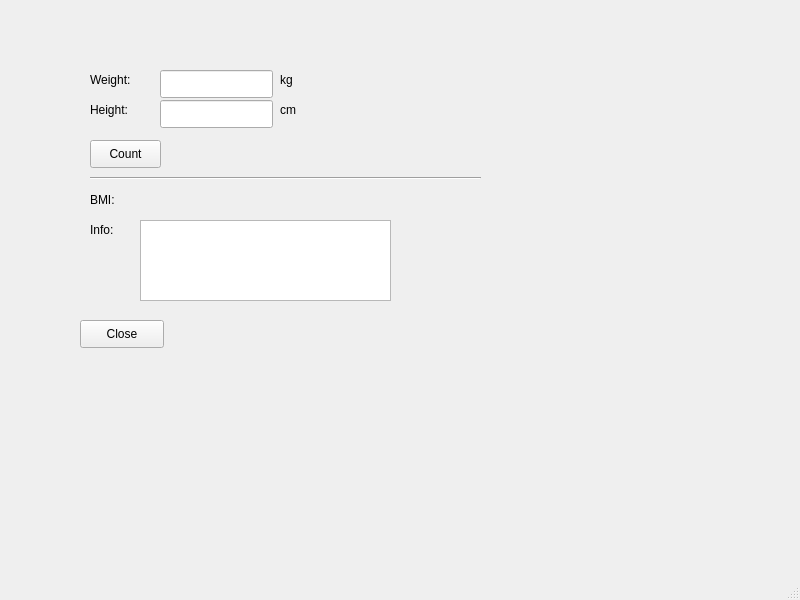
<?xml version="1.0" encoding="UTF-8"?>
<ui version="4.0">
 <class>MainWindow</class>
 <widget class="QMainWindow" name="MainWindow">
  <property name="geometry">
   <rect>
    <x>0</x>
    <y>0</y>
    <width>800</width>
    <height>600</height>
   </rect>
  </property>
  <property name="windowTitle">
   <string>MainWindow</string>
  </property>
  <widget class="QWidget" name="centralwidget">
   <widget class="QLabel" name="label">
    <property name="geometry">
     <rect>
      <x>90</x>
      <y>70</y>
      <width>63</width>
      <height>20</height>
     </rect>
    </property>
    <property name="text">
     <string>Weight:</string>
    </property>
   </widget>
   <widget class="QLabel" name="label_2">
    <property name="geometry">
     <rect>
      <x>90</x>
      <y>100</y>
      <width>63</width>
      <height>20</height>
     </rect>
    </property>
    <property name="text">
     <string>Height:</string>
    </property>
   </widget>
   <widget class="QLabel" name="label_3">
    <property name="geometry">
     <rect>
      <x>90</x>
      <y>190</y>
      <width>63</width>
      <height>20</height>
     </rect>
    </property>
    <property name="text">
     <string>BMI:</string>
    </property>
   </widget>
   <widget class="QLabel" name="label_4">
    <property name="geometry">
     <rect>
      <x>90</x>
      <y>220</y>
      <width>63</width>
      <height>20</height>
     </rect>
    </property>
    <property name="text">
     <string>Info:</string>
    </property>
   </widget>
   <widget class="QLineEdit" name="weightLineEdit">
    <property name="geometry">
     <rect>
      <x>160</x>
      <y>70</y>
      <width>113</width>
      <height>28</height>
     </rect>
    </property>
   </widget>
   <widget class="QLabel" name="label_5">
    <property name="geometry">
     <rect>
      <x>280</x>
      <y>70</y>
      <width>63</width>
      <height>20</height>
     </rect>
    </property>
    <property name="text">
     <string>kg</string>
    </property>
   </widget>
   <widget class="QLineEdit" name="heightLineEdit">
    <property name="geometry">
     <rect>
      <x>160</x>
      <y>100</y>
      <width>113</width>
      <height>28</height>
     </rect>
    </property>
   </widget>
   <widget class="QLabel" name="label_6">
    <property name="geometry">
     <rect>
      <x>280</x>
      <y>100</y>
      <width>63</width>
      <height>20</height>
     </rect>
    </property>
    <property name="text">
     <string>cm</string>
    </property>
   </widget>
   <widget class="Line" name="line">
    <property name="geometry">
     <rect>
      <x>90</x>
      <y>170</y>
      <width>391</width>
      <height>16</height>
     </rect>
    </property>
    <property name="orientation">
     <enum>Qt::Horizontal</enum>
    </property>
   </widget>
   <widget class="QPushButton" name="countButton">
    <property name="geometry">
     <rect>
      <x>90</x>
      <y>140</y>
      <width>71</width>
      <height>28</height>
     </rect>
    </property>
    <property name="text">
     <string>Count</string>
    </property>
   </widget>
   <widget class="QTextBrowser" name="infoTextBrowser">
    <property name="geometry">
     <rect>
      <x>140</x>
      <y>220</y>
      <width>251</width>
      <height>81</height>
     </rect>
    </property>
   </widget>
   <widget class="QPushButton" name="closeButton">
    <property name="geometry">
     <rect>
      <x>80</x>
      <y>320</y>
      <width>84</width>
      <height>28</height>
     </rect>
    </property>
    <property name="text">
     <string>Close</string>
    </property>
   </widget>
   <widget class="QLabel" name="resultLabel">
    <property name="geometry">
     <rect>
      <x>140</x>
      <y>190</y>
      <width>161</width>
      <height>20</height>
     </rect>
    </property>
    <property name="text">
     <string> </string>
    </property>
   </widget>
  </widget>
  <widget class="QMenuBar" name="menubar">
   <property name="geometry">
    <rect>
     <x>0</x>
     <y>0</y>
     <width>800</width>
     <height>25</height>
    </rect>
   </property>
  </widget>
  <widget class="QStatusBar" name="statusbar"/>
 </widget>
 <resources/>
 <connections>
  <connection>
   <sender>closeButton</sender>
   <signal>clicked()</signal>
   <receiver>MainWindow</receiver>
   <slot>close()</slot>
   <hints>
    <hint type="sourcelabel">
     <x>121</x>
     <y>358</y>
    </hint>
    <hint type="destinationlabel">
     <x>399</x>
     <y>299</y>
    </hint>
   </hints>
  </connection>
 </connections>
</ui>
